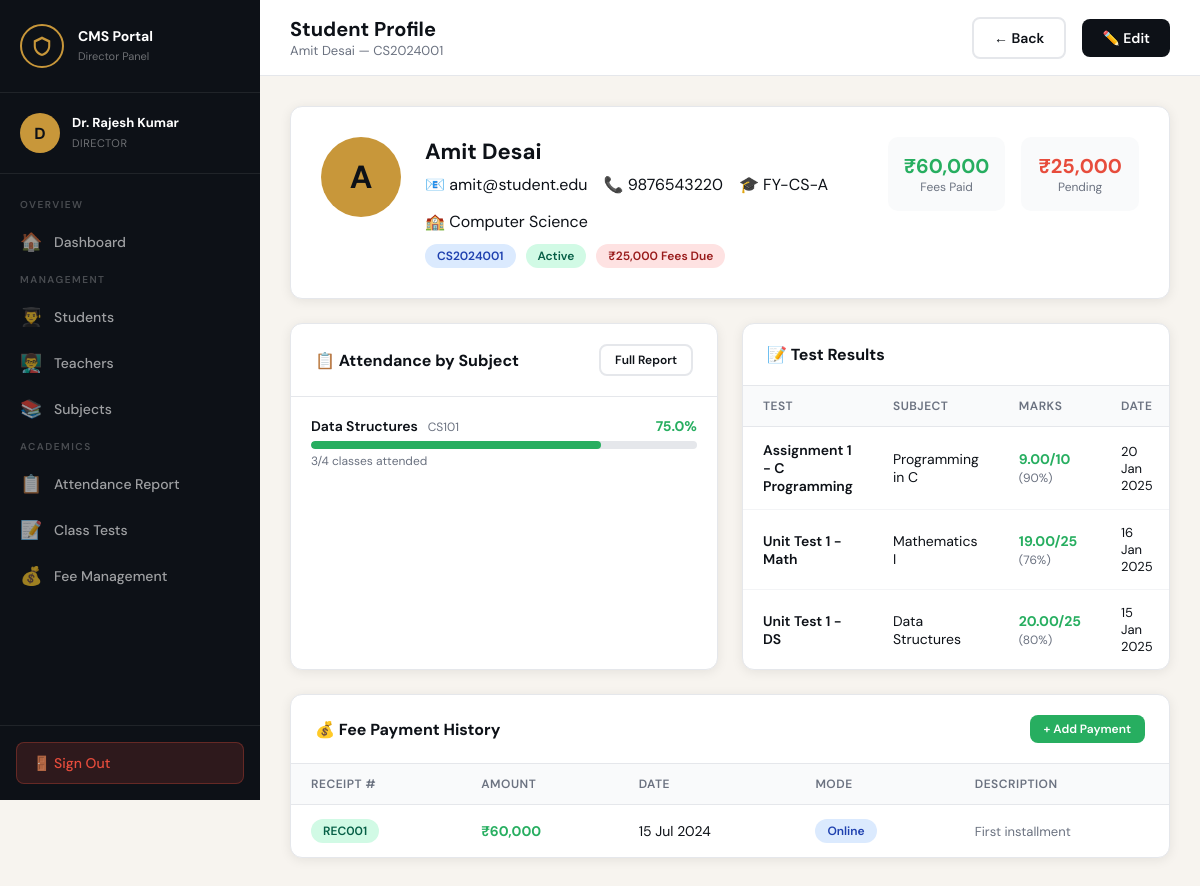
Page /students/view.php?id=1 (signed in) on the committed database.
### tables this page shows
CREATE TABLE students (
    id INT AUTO_INCREMENT PRIMARY KEY,
    user_id INT UNIQUE,
    roll_number VARCHAR(30) UNIQUE NOT NULL,
    class_id INT,
    department_id INT,
    admission_year YEAR,
    date_of_birth DATE,
    gender ENUM('male','female','other'),
    guardian_name VARCHAR(100),
    guardian_phone VARCHAR(15),
    total_fees DECIMAL(10,2) DEFAULT 0,
    fees_paid DECIMAL(10,2) DEFAULT 0,
    FOREIGN KEY (user_id) REFERENCES users(id) ON DELETE CASCADE,
    FOREIGN KEY (class_id) REFERENCES classes(id) ON DELETE SET NULL,
    FOREIGN KEY (department_id) REFERENCES departments(id) ON DELETE SET NULL
);

CREATE TABLE users (
    id INT AUTO_INCREMENT PRIMARY KEY,
    name VARCHAR(100) NOT NULL,
    email VARCHAR(100) UNIQUE NOT NULL,
    password VARCHAR(255) NOT NULL,
    role ENUM('director','coordinator','faculty','student') NOT NULL,
    profile_pic VARCHAR(255) DEFAULT 'default.png',
    phone VARCHAR(15),
    address TEXT,
    is_active TINYINT(1) DEFAULT 1,
    created_at TIMESTAMP DEFAULT CURRENT_TIMESTAMP
);

CREATE TABLE classes (
    id INT AUTO_INCREMENT PRIMARY KEY,
    name VARCHAR(50) NOT NULL,
    section VARCHAR(10),
    department_id INT,
    semester INT,
    academic_year VARCHAR(10),
    FOREIGN KEY (department_id) REFERENCES departments(id) ON DELETE SET NULL
);

CREATE TABLE departments (
    id INT AUTO_INCREMENT PRIMARY KEY,
    name VARCHAR(100) NOT NULL,
    code VARCHAR(20) UNIQUE NOT NULL,
    created_at TIMESTAMP DEFAULT CURRENT_TIMESTAMP
);

CREATE TABLE test_results (
    id INT AUTO_INCREMENT PRIMARY KEY,
    test_id INT NOT NULL,
    student_id INT NOT NULL,
    marks_obtained DECIMAL(5,2),
    submitted_at TIMESTAMP DEFAULT CURRENT_TIMESTAMP,
    remarks TEXT,
    FOREIGN KEY (test_id) REFERENCES class_tests(id) ON DELETE CASCADE,
    FOREIGN KEY (student_id) REFERENCES students(id) ON DELETE CASCADE,
    UNIQUE KEY unique_result (test_id, student_id)
);

CREATE TABLE class_tests (
    id INT AUTO_INCREMENT PRIMARY KEY,
    title VARCHAR(200) NOT NULL,
    subject_id INT NOT NULL,
    class_id INT NOT NULL,
    teacher_id INT NOT NULL,
    total_marks INT NOT NULL,
    test_date DATE NOT NULL,
    created_at TIMESTAMP DEFAULT CURRENT_TIMESTAMP,
    FOREIGN KEY (subject_id) REFERENCES subjects(id) ON DELETE CASCADE,
    FOREIGN KEY (class_id) REFERENCES classes(id) ON DELETE CASCADE,
    FOREIGN KEY (teacher_id) REFERENCES teachers(id) ON DELETE CASCADE
);

CREATE TABLE subjects (
    id INT AUTO_INCREMENT PRIMARY KEY,
    name VARCHAR(100) NOT NULL,
    code VARCHAR(20) UNIQUE NOT NULL,
    department_id INT,
    class_id INT,
    teacher_id INT,
    credits INT DEFAULT 3,
    FOREIGN KEY (department_id) REFERENCES departments(id) ON DELETE SET NULL,
    FOREIGN KEY (class_id) REFERENCES classes(id) ON DELETE SET NULL,
    FOREIGN KEY (teacher_id) REFERENCES teachers(id) ON DELETE SET NULL
);

CREATE TABLE fee_payments (
    id INT AUTO_INCREMENT PRIMARY KEY,
    student_id INT NOT NULL,
    amount DECIMAL(10,2) NOT NULL,
    payment_date DATE NOT NULL,
    payment_mode ENUM('cash','online','cheque','dd') DEFAULT 'cash',
    receipt_number VARCHAR(50) UNIQUE,
    description TEXT,
    received_by INT,
    created_at TIMESTAMP DEFAULT CURRENT_TIMESTAMP,
    FOREIGN KEY (student_id) REFERENCES students(id) ON DELETE CASCADE,
    FOREIGN KEY (received_by) REFERENCES users(id) ON DELETE SET NULL
);

### config/db.php (called while the page is built, shortened)
<?php
function hasRole($role) {
    if (is_array($role)) return in_array($_SESSION['role'], $role);
    return $_SESSION['role'] === $role;
}
?>

### students/view.php (the view, shortened to what this page needs)
<?php
require_once __DIR__ . '/../auth/session.php';
$id = (int)($_GET['id'] ?? 0);
$student = $conn->query("
    SELECT s.*, u.name, u.email, u.phone, u.address, u.is_active,
           c.name as class_name, d.name as dept_name
    FROM students s
    JOIN users u ON s.user_id=u.id
    LEFT JOIN classes c ON s.class_id=c.id
    LEFT JOIN departments d ON s.department_id=d.id
    WHERE s.id=$id
")->fetch_assoc();
$attSummary = $conn->query("
    SELECT sub.name as subject_name, sub.code,
        COUNT(a.id) as total,
        SUM(a.status='present') as present,
        ROUND(SUM(a.status='present')/COUNT(a.id)*100,1) as pct
    FROM attendance a
    JOIN subjects sub ON a.subject_id=sub.id
    WHERE a.student_id=$id
    GROUP BY a.subject_id
");
$payments = $conn->query("SELECT * FROM fee_payments WHERE student_id=$id ORDER BY payment_date DESC");
$results = $conn->query("
    SELECT tr.*, ct.title, ct.total_marks, ct.test_date, sub.name as subject_name
    FROM test_results tr
    JOIN class_tests ct ON tr.test_id=ct.id
    JOIN subjects sub ON ct.subject_id=sub.id
    WHERE tr.student_id=$id
    ORDER BY ct.test_date DESC
");
include __DIR__ . '/../includes/header.php';
?>
<div class="main">
  <div class="topbar">
    <div class="topbar-title"><h2>Student Profile</h2><p><?= htmlspecialchars($student['name']) ?> — <?= htmlspecialchars($student['roll_number']) ?></p></div>
    <div class="topbar-right">
      <a href="list.php" class="btn btn-outline">← Back</a>
      <?php if(hasRole(['director','coordinator'])): ?>
      <a href="edit.php?id=<?= $id ?>" class="btn btn-primary">✏️ Edit</a>
      <?php endif; ?>
    </div>
  </div>
  <div class="content">
    <div class="form-card" style="margin-bottom:24px">
      <div style="display:flex;gap:24px;align-items:flex-start;flex-wrap:wrap">
        <div style="width:80px;height:80px;border-radius:50%;background:var(--gold);display:flex;align-items:center;justify-content:center;font-size:32px;font-weight:700;color:var(--ink);flex-shrink:0">
          <?= strtoupper(substr($student['name'],0,1)) ?>
        </div>
        <div style="flex:1">
          <h2 style="font-size:22px;font-weight:700"><?= htmlspecialchars($student['name']) ?></h2>
          <div style="display:flex;gap:16px;margin-top:8px;flex-wrap:wrap">
            <span>📧 <?= htmlspecialchars($student['email']) ?></span>
            <span>📞 <?= htmlspecialchars($student['phone'] ?? '—') ?></span>
            <span>🎓 <?= htmlspecialchars($student['class_name'] ?? '—') ?></span>
            <span>🏫 <?= htmlspecialchars($student['dept_name'] ?? '—') ?></span>
          </div>
          <div style="display:flex;gap:10px;margin-top:12px">
            <span class="badge badge-blue"><?= $student['roll_number'] ?></span>
            <span class="badge <?= $student['is_active']?'badge-green':'badge-red' ?>"><?= $student['is_active']?'Active':'Inactive' ?></span>
            <?php
            $due = $student['total_fees'] - $student['fees_paid'];
            if($due>0): ?><span class="badge badge-red">₹<?= number_format($due) ?> Fees Due</span><?php endif;
            ?>
          </div>
        </div>
        <div style="display:grid;grid-template-columns:1fr 1fr;gap:16px;text-align:center">
          <div style="background:#f9fafb;border-radius:10px;padding:16px">
            <div style="font-size:20px;font-weight:700;color:#27ae60">₹<?= number_format($student['fees_paid']) ?></div>
            <div style="font-size:12px;color:#6b7280">Fees Paid</div>
          </div>
          <div style="background:#f9fafb;border-radius:10px;padding:16px">
            <div style="font-size:20px;font-weight:700;color:#e74c3c">₹<?= number_format($due) ?></div>
            <div style="font-size:12px;color:#6b7280">Pending</div>
          </div>
        </div>
      </div>
    </div>
    <div class="two-col">
      <div class="table-card">
        <div class="table-card-header">
          <h3>📋 Attendance by Subject</h3>
          <a href="../attendance/student_report.php?student_id=<?= $id ?>" class="btn btn-sm btn-outline">Full Report</a>
        </div>
        <div style="padding:20px">
          <?php if($attSummary && $attSummary->num_rows>0): while($a=$attSummary->fetch_assoc()): ?>
            <div style="margin-bottom:16px">
              <div style="display:flex;justify-content:space-between;font-size:14px;margin-bottom:6px">
                <div>
                  <span style="font-weight:600"><?= htmlspecialchars($a['subject_name']) ?></span>
                  <span style="font-size:12px;color:#6b7280;margin-left:6px"><?= $a['code'] ?></span>
                </div>
                <span style="font-weight:700;color:<?= $a['pct']>=75?'#27ae60':($a['pct']>=60?'#e67e22':'#e74c3c') ?>">
                  <?= $a['pct'] ?>%
                </span>
              </div>
              <div class="att-bar">
                <div class="att-fill <?= $a['pct']>=75?'high':($a['pct']>=60?'mid':'low') ?>" style="width:<?= $a['pct'] ?>%"></div>
              </div>
              <div style="font-size:12px;color:#6b7280;margin-top:4px"><?= $a['present'] ?>/<?= $a['total'] ?> classes attended</div>
            </div>
          <?php endwhile; else: ?>
            <p style="color:#6b7280;text-align:center;padding:20px">No attendance records found</p>
          <?php endif; ?>
        </div>
      </div>
      <div class="table-card">
        <div class="table-card-header">
          <h3>📝 Test Results</h3>
        </div>
        <div class="table-responsive">
          <table>
            <thead><tr><th>Test</th><th>Subject</th><th>Marks</th><th>Date</th></tr></thead>
            <tbody>
            <?php if($results && $results->num_rows>0): while($r=$results->fetch_assoc()):
              $pct = $r['total_marks']>0 ? round($r['marks_obtained']/$r['total_marks']*100) : 0;
            ?>
              <tr>
                <td style="font-weight:600"><?= htmlspecialchars($r['title']) ?></td>
                <td><?= htmlspecialchars($r['subject_name']) ?></td>
                <td>
                  <span style="font-weight:700;color:<?= $pct>=75?'#27ae60':($pct>=40?'#e67e22':'#e74c3c') ?>">
                    <?= $r['marks_obtained'] ?>/<?= $r['total_marks'] ?>
                  </span>
                  <span style="font-size:12px;color:#6b7280"> (<?= $pct ?>%)</span>
                </td>
                <td style="font-size:13px"><?= date('d M Y', strtotime($r['test_date'])) ?></td>
              </tr>
            <?php endwhile; else: ?>
              <tr><td colspan="4" style="text-align:center;color:#6b7280;padding:20px">No test results found</td></tr>
            <?php endif; ?>
            </tbody>
          </table>
        </div>
      </div>
    </div>
    <div class="table-card">
      <div class="table-card-header">
        <h3>💰 Fee Payment History</h3>
        <?php if(hasRole(['director','coordinator'])): ?>
        <a href="fees.php?student_id=<?= $id ?>" class="btn btn-sm btn-green">+ Add Payment</a>
        <?php endif; ?>
      </div>
      <div class="table-responsive">
        <table>
          <thead><tr><th>Receipt #</th><th>Amount</th><th>Date</th><th>Mode</th><th>Description</th></tr></thead>
          <tbody>
          <?php if($payments && $payments->num_rows>0): while($p=$payments->fetch_assoc()): ?>
            <tr>
              <td><span class="badge badge-green"><?= htmlspecialchars($p['receipt_number']) ?></span></td>
              <td><strong style="color:#27ae60">₹<?= number_format($p['amount']) ?></strong></td>
              <td><?= date('d M Y', strtotime($p['payment_date'])) ?></td>
              <td><span class="badge badge-blue"><?= ucfirst($p['payment_mode']) ?></span></td>
              <td style="font-size:13px;color:#6b7280"><?= htmlspecialchars($p['description'] ?? '—') ?></td>
            </tr>
          <?php endwhile; else: ?>
            <tr><td colspan="5" style="text-align:center;color:#6b7280;padding:20px">No payment records</td></tr>
          <?php endif; ?>
          </tbody>
        </table>
      </div>
    </div>
  </div>
</div>
<?php include __DIR__ . '/../includes/footer.php'; ?>

### assets/css/style.css (style rules this page uses)
:root { --ink: #0d1117; --ink2: #1a2236; --gold: #c8973a; --gold-light: #e8c87a; --paper: #f7f4ef; --cream: #ede9e0; --sidebar-w: 260px; --red: #e74c3c; --green: #27ae60; --blue: #2980b9; --purple: #8e44ad; --orange: #e67e22; --gray: #6b7280; --border: #e5e7eb; --card-shadow: 0 2px 12px rgba(0,0,0,0.08); --radius: 12px; }
* { margin: 0; padding: 0; box-sizing: border-box; }
body { font-family: 'DM Sans', sans-serif; background: var(--paper); color: var(--ink); min-height: 100vh; display: flex; }
.main { margin-left: var(--sidebar-w); flex: 1; min-height: 100vh; display: flex; flex-direction: column; }
.topbar { background: #fff; border-bottom: 1px solid var(--border); padding: 16px 30px; display: flex; align-items: center; justify-content: space-between; position: sticky; top: 0; z-index: 50; }
.topbar-title h2 { font-size: 20px; font-weight: 700; color: var(--ink); }
.topbar-title p { font-size: 13px; color: var(--gray); }
.topbar-right { display: flex; align-items: center; gap: 16px; }
.content { padding: 30px; flex: 1; }
.table-card { background: #fff; border-radius: var(--radius); box-shadow: var(--card-shadow); border: 1px solid var(--border); overflow: hidden; margin-bottom: 24px; }
.table-card-header { padding: 20px 24px; border-bottom: 1px solid var(--border); display: flex; align-items: center; justify-content: space-between; }
.table-card-header h3 { font-size: 16px; font-weight: 700; }
.table-responsive { overflow-x: auto; }
table { width: 100%; border-collapse: collapse; }
thead { background: #f9fafb; }
th { padding: 12px 20px; text-align: left; font-size: 12px; text-transform: uppercase; letter-spacing: 0.5px; color: var(--gray); font-weight: 600; border-bottom: 1px solid var(--border); }
td { padding: 14px 20px; font-size: 14px; border-bottom: 1px solid #f3f4f6; vertical-align: middle; }
tr:last-child td { border-bottom: none; }
.badge { display: inline-block; padding: 4px 12px; border-radius: 30px; font-size: 12px; font-weight: 600; }
.badge-green { background: #d1fae5; color: #065f46; }
.badge-red { background: #fee2e2; color: #991b1b; }
.badge-blue { background: #dbeafe; color: #1e40af; }
.btn { display: inline-flex; align-items: center; gap: 8px; padding: 10px 20px; border-radius: 8px; font-size: 14px; font-weight: 600; cursor: pointer; transition: all 0.2s; border: none; text-decoration: none; font-family: 'DM Sans', sans-serif; }
.btn-primary { background: var(--ink); color: #fff; }
.btn-green { background: var(--green); color: #fff; }
.btn-outline { background: transparent; border: 2px solid var(--border); color: var(--ink); }
.btn-sm { padding: 6px 14px; font-size: 12px; }
.form-card { background: #fff; border-radius: var(--radius); padding: 30px; box-shadow: var(--card-shadow); border: 1px solid var(--border); }
.att-bar { height: 8px; background: #e5e7eb; border-radius: 4px; overflow: hidden; }
.att-fill { height: 100%; border-radius: 4px; transition: width 0.5s; }
.att-fill.high { background: var(--green); }
.two-col { display: grid; grid-template-columns: 1fr 1fr; gap: 24px; }

### rows in the picture
students: user.name "Amit Desai", roll_number "CS2024001", user.name "A", user.email "amit@student.edu", user.phone "9876543220", class.name "FY-CS-A", department.name "Computer Science", due "25,000", fees_paid "60,000"
test_results: test.title "Assignment 1 - C Programming", subjects.name "Programming in C", marks_obtained "9.00", test.total_marks "10", pct "90", test.test_date "20 Jan 2025"
test_results: test.title "Unit Test 1 - Math", subjects.name "Mathematics I", marks_obtained "19.00", test.total_marks "25", pct "76", test.test_date "16 Jan 2025"
test_results: test.title "Unit Test 1 - DS", subjects.name "Data Structures", marks_obtained "20.00", test.total_marks "25", pct "80", test.test_date "15 Jan 2025"
fee_payments: receipt_number "REC001", amount "60,000", payment_date "15 Jul 2024", payment_mode "Online", description "First installment"

### other values in the picture
$initials "D"
$_SESSION['name'] "Dr. Rajesh Kumar"
$icon "🏠 👨‍🎓 👨‍🏫 📚 📋 📝 💰"
$label "Dashboard Students Teachers Subjects Attendance Report Class Tests Fee Management"
$a['subject_name'] "Data Structures"
$a['code'] "CS101"
$a['pct'] "75.0"
$a['present'] "3"
$a['total'] "4"
